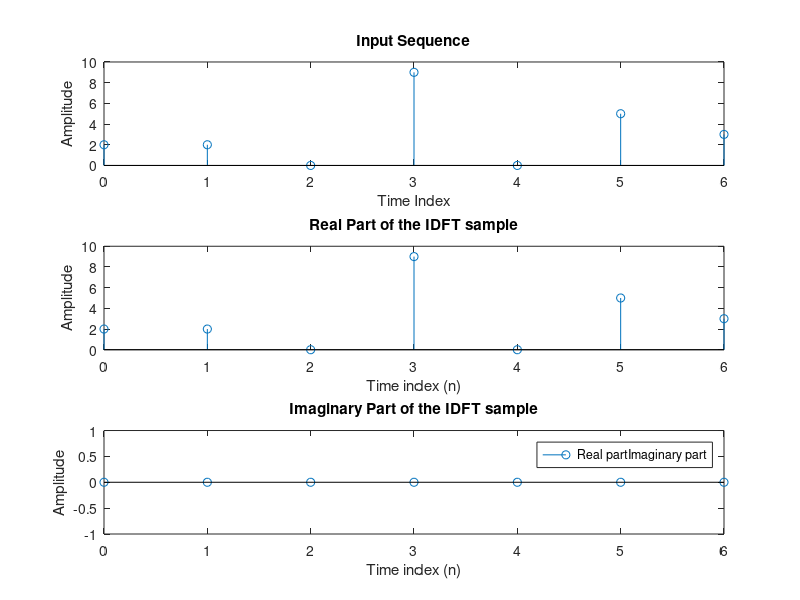

Write the MATLAB code that produced this figure.
x = [2 2 0 9 0 5 3]
N = length(x)
K = N 
n = 0:1:N-1



figure(1)
subplot(311)
stem(n,x)
title('Input Sequence')
xlabel('Time Index')
ylabel('Amplitude')

y_func = fft(x,K) 
k = 0:1:K-1 
subplot(312) 
stem(k,y_func)
title('FFT Sequence using MATLAB Builtin Function')
xlabel('Frequency Index')
ylabel('Amplitude')

y_manual = []
for k = 0:1:K-1
    val = 0
    for n = 0:1:N-1
        val = val + (x(n+1)*exp(-i*2*pi*k*n/N)) 
    end 
    y_manual = [y_manual,val]
end

k = 0:1:K-1
subplot(313)
stem(k,y_manual)
title('FFT Sequence using Equation')
xlabel('Frequency Index') 
ylabel('Amplitude')



n = 0:1:N-1
subplot(312)
stem(n,real(x))
title('Real Part of the IDFT sample')
xlabel('Time index (n)')
ylabel('Amplitude')

subplot(313) 
stem(n,imag(x))
title('Imaginary Part of the IDFT sample')
xlabel('Time index (n)')
ylabel('Amplitude')
legend(["Real part" "Imaginary part"])
